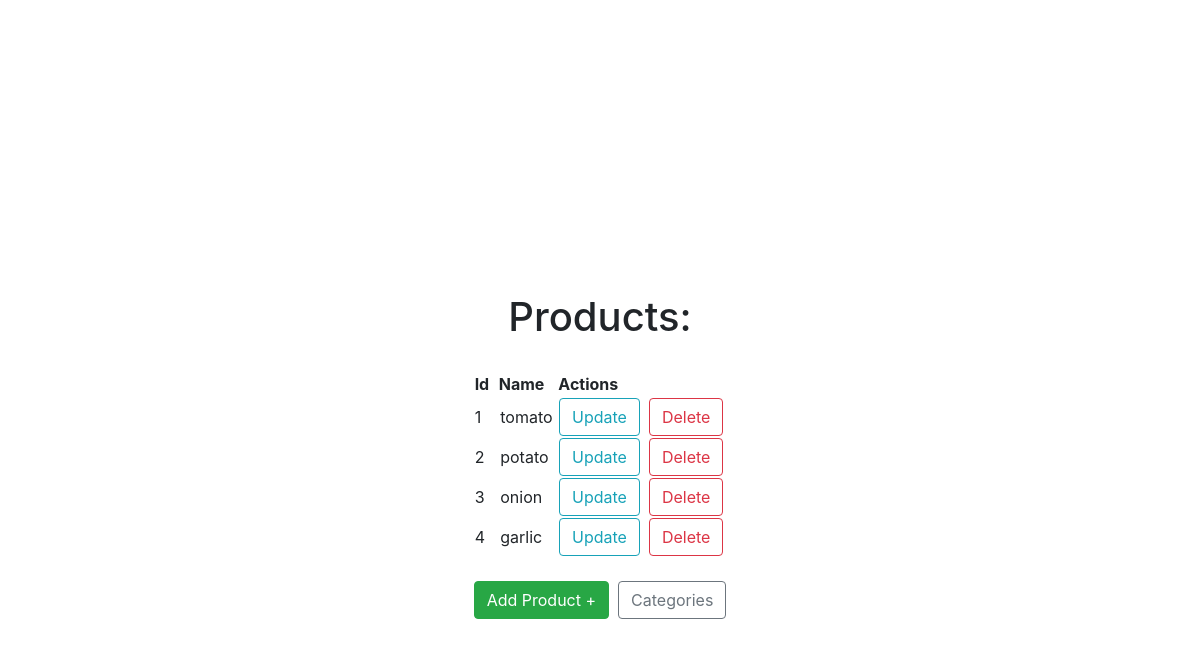
The page /view_products/1 on the database its author committed.
### app.py (models this page shows, shortened)
class Product(db.Model):
    id = db.Column(db.Integer(), primary_key=True)
    product_name = db.Column(db.String(20), unique=True, nullable=False)
    unit = db.Column(db.String(10), nullable=False)
    m_and_e_date = db.Column(db.String(20), nullable=False)
    price = db.Column(db.Integer(), nullable=False)
    quantity = db.Column(db.Float(), nullable=False)
    cat = db.Column(db.Integer(), db.ForeignKey('category.id')) #connects the category's id table as its foreign key

### app.py (the view)
@app.route('/view_products/<int:id>', methods=['GET', 'POST'])  #product id is taken from page
def view_products(id):
    products = Product.query.all()
    return render_template('view_product.html',products=products,id=id)

### templates/view_product.html (shortened to what this page needs)
{% extends 'base.html' %}
{% block content %}
    <br><br><br><br><br>
    {% if products|length==0 %}
        <h1>No products found</h1>
    {% else %}
        <h1>Products:</h1>
        <table>
            <tr>
                <th>Id</th>
                <th>&nbsp&nbspName</th>
                <th>&nbspActions</th>
            </tr>
            {% for product in products %}
                {% if product.cat == id %}
                <tr>
                    <td>{{ product.id }}</td>
                    <td>&nbsp&nbsp{{ product.product_name }}</td>
                    <td>
                        &nbsp<a type='button' class='btn btn-outline-info' href="/update_product/{{ product.id }}/{{ product.cat }}">Update</a>
                        &nbsp<a type='button' class='btn btn-outline-danger' href="/delete_confirmation/{{ product.id }}/{{ product.cat }}">Delete</a>
                    </td>
                </tr>
                {% endif %}
            {% endfor %}
        </table>
    {% endif %}
    <br>
    <label >
        <a type='button' class='btn btn-success' href="/create_product/{{ id }}">Add Product +</a>
    </label>&nbsp
    <label >
        <a type='button' class='btn btn-outline-secondary' href="/dashboard">Categories</a>
    </label>
{% endblock %}

### static/style.css (style rules this page uses)
html { display: table; margin: auto; }
body { vertical-align: middle; height: 100vh; }
h1 { text-align: center; margin-bottom: 30px; }

### rows shown on the page
Product: id "1", product_name "tomato"
Product: id "2", product_name "potato"
Product: id "3", product_name "onion"
Product: id "4", product_name "garlic"
